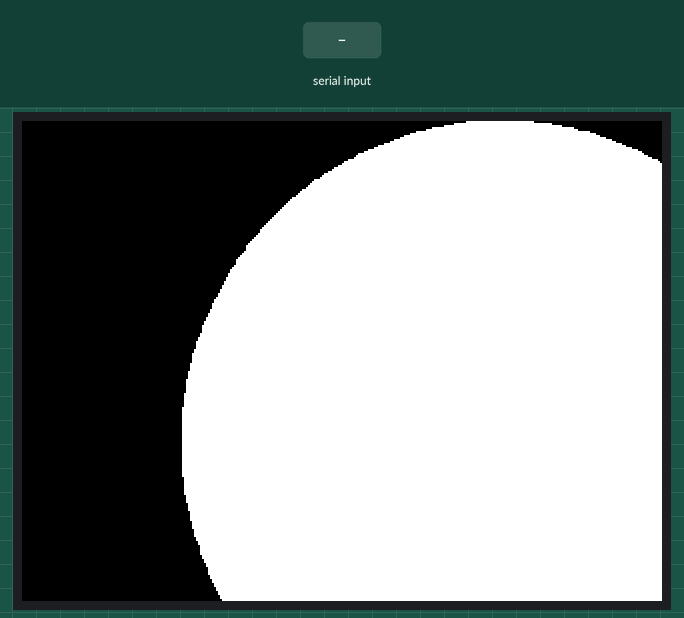
A sketch run on a simulated Arduino Uno, built with avr-gcc and run on an emulated ATmega328P. On the bench: 320×240 colour display. The inputs (shaded band) are chosen by the test bench. What the sketch prints to the serial monitor is not drawn.

Above: at 9.1 s.
9.2 s: "2\n" received over Serial
12.2 s: "3\n" received over Serial
At 12.9 s:
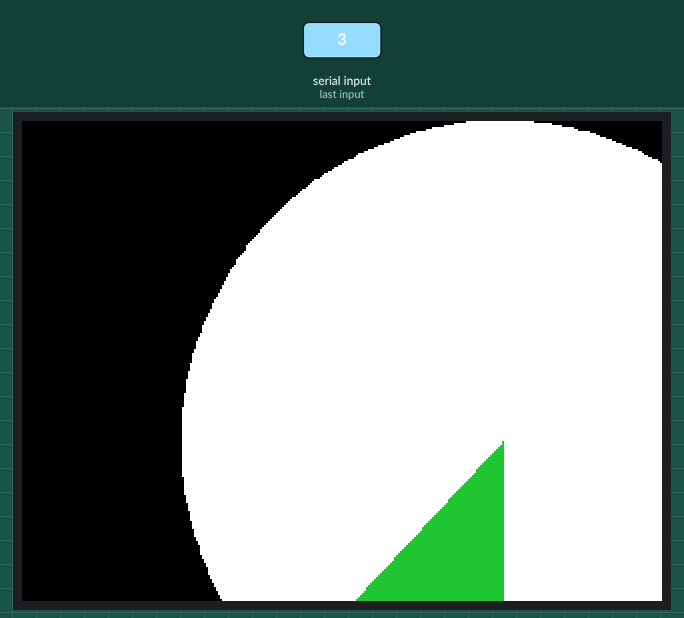
15.2 s: "5\n" received over Serial
At 16.6 s:
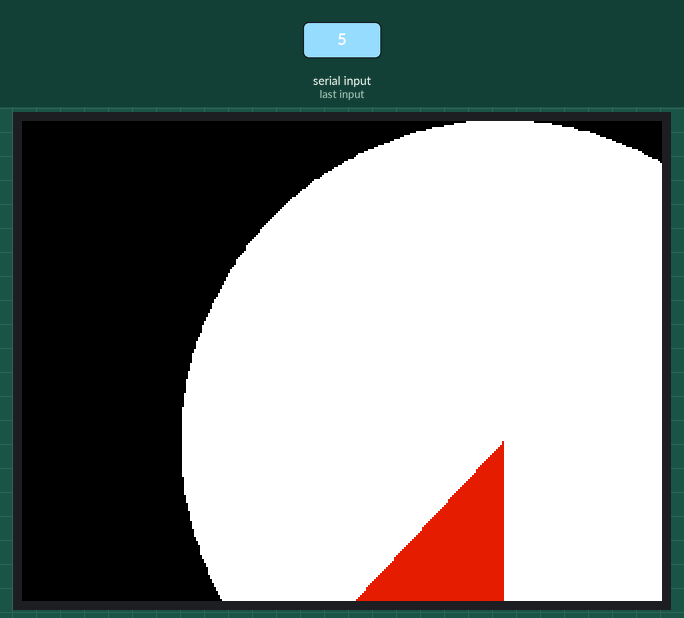
At 18.6 s:
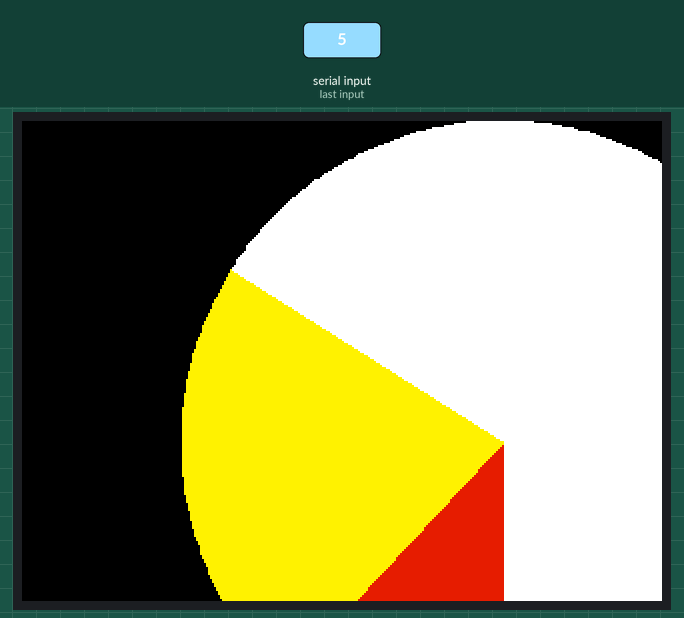
Timing chart, 0 to 20.1 s (numbered marks = the images above; inputs shaded):
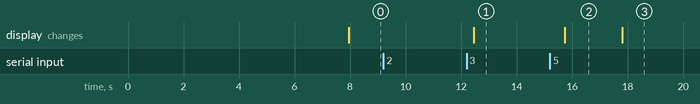

Measured:
- after the input at 9.2 s, every drawn part: stays the same
- after the input at 15.2 s, the display: first differs from a run without the input after 2.6 s (image 3)
- what the display in image 2 shows lasts 2.1 s, from 15.7 s to 17.8 s

The sketch:

bhamtft.ino
```cpp
#include <MCUFRIEND_kbv.h>
#include <Adafruit_GFX.h>

#define LCD_CS A3
#define LCD_RST A4
#define LCD_DC A2
#define LCD_WR A1
#define LCD_RD A0

MCUFRIEND_kbv tft;

void setup() {
  Serial.begin(9600);
  tft.reset(); // Reset the TFT screen
  tft.begin(0x9486); // Initialize the TFT screen with the appropriate controller ID
  delay(200);
  int x = 240;
  int y = 160;
  int r = 160; // The radius of the circle
  Serial.print(x);
  tft.setRotation(1); // Landscape mode
  tft.fillScreen(0x0000); // Clear the screen
  delay(100);
  drawSlice(x, y, r, 90, 132.9, 0xFFFF);
  drawSlice(x, y, r, 132.9, 212.3, 0xFFFF);
  drawSlice(x, y, r, 212.3, 312.9, 0xFFFF);
  drawSlice(x, y, r, 312.9, 450, 0xFFFF);
}

void loop() {
  while(!Serial.available());
  int data = Serial.readString().toInt();
  drawPieChart(240, 160, 160, 42.9, 79.4, 100.6, 137.1, data);
}

// Function to draw the pie chart
void drawPieChart(int centerX, int centerY, int radius, float angle1, float angle2, float angle3, float angle4, int data) {
  if(data <= 3){
    float startAngle = 90;
    float endAngle = 132.9;
    if(data == 1){//Fat / White
      drawSlice(centerX, centerY, radius, startAngle, endAngle, 0xFFFF);}
    else if(data == 2){//Fat / Green
      drawSlice(centerX, centerY, radius, startAngle, endAngle, 0x2626);}
    else if(data == 3){// Fat / Red
      drawSlice(centerX, centerY, radius, startAngle, endAngle, 0xE0E0);}
    }
  else if(data > 3 && data <= 7){
    float startAngle = 132.9;
    float endAngle = 212.3;
    if(data == 4){//Pro / White
      drawSlice(centerX, centerY, radius, startAngle, endAngle, 0xFFFF);}
    else if(data == 5){// Pro / Yellow
      drawSlice(centerX, centerY, radius, startAngle, endAngle, 0xFF80);}
    else if(data == 6){// Pro / Green
      drawSlice(centerX, centerY, radius, startAngle, endAngle, 0x2626);}
    else if(data == 7){// Pro / Red
      drawSlice(centerX, centerY, radius, startAngle, endAngle, 0xE0E0);}
    }
  else if(data > 7 && data <= 12){
    float startAngle = 212.3;
    float endAngle = 312.9;
    if(data == 8){//Vit / White
      drawSlice(centerX, centerY, radius, startAngle, endAngle, 0xFFFF);}
    else if(data == 9){// Vit / Yellow
      drawSlice(centerX, centerY, radius, startAngle, endAngle, 0xFF80);}
    else if(data == 10){// Vit / YellowGreen
      drawSlice(centerX, centerY, radius, startAngle, endAngle, 0xC7C7);}
    else if(data == 11){// Vit / Green
      drawSlice(centerX, centerY, radius, startAngle, endAngle, 0x2626);}
    else if(data == 12){// Vit / Red
      drawSlice(centerX, centerY, radius, startAngle, endAngle, 0xE0E0);}
    }
  else if(data > 12 && data <= 18){
    float startAngle = 312.9;
    float endAngle = 450;
    if(data == 13){//Carb / White
      drawSlice(centerX, centerY, radius, startAngle, endAngle, 0xFFFF);}
    else if(data == 14){// Cab / BrightYellow
      drawSlice(centerX, centerY, radius, startAngle, endAngle, 0xEFEF);}
    else if(data == 15){// Cab / Yellow
      drawSlice(centerX, centerY, radius, startAngle, endAngle, 0xFF80);}
    else if(data == 16){// Carb / YellowGreen
      drawSlice(centerX, centerY, radius, startAngle, endAngle, 0xC7C7);}
    else if(data == 17){// Carb / Green
      drawSlice(centerX, centerY, radius, startAngle, endAngle, 0x2626);}
    else if(data == 18){// Carb / Red
      drawSlice(centerX, centerY, radius, startAngle, endAngle, 0xE0E0);}
    }
  else{
    drawSlice(centerX, centerY, radius, 90, 132.9, 0xFFFF);
    drawSlice(centerX, centerY, radius, 132.9, 212.3, 0xFFFF);
    drawSlice(centerX, centerY, radius, 212.3, 312.9, 0xFFFF);
    drawSlice(centerX, centerY, radius, 312.9, 450, 0xFFFF);}

}

void drawSlice(int centerX, int centerY, int radius, float startAngle, float endAngle, uint16_t color) {
  int steps = 100;
  float stepAngle = (endAngle - startAngle) / steps;
  int x0 = centerX;
  int y0 = centerY;
  int x1, y1, x2, y2;
  for (int i = 0; i < steps; i++) {
    float currentAngle = startAngle + i * stepAngle;
    float nextAngle = startAngle + (i + 1) * stepAngle;

    // Calculate the triangle vertices
    x1 = centerX + radius * cos(currentAngle * PI / 180.0);
    y1 = centerY + radius * sin(currentAngle * PI / 180.0);
    x2 = centerX + radius * cos(nextAngle * PI / 180.0);
    y2 = centerY + radius * sin(nextAngle *PI / 180.0);
tft.fillTriangle(x0, y0, x1, y1, x2, y2, color);}
}
```
